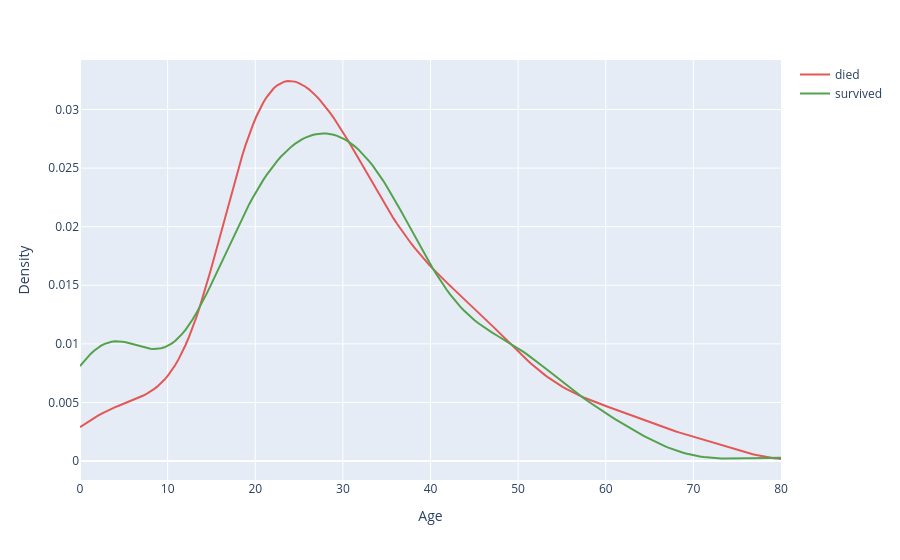

Notebook code cell kept with this figure:
### Markdown cell above
## 5. KDE plot (numerical + categorical)

### Code cell
# split the ages by outcome, dropping missing ages
died = titanic.loc[titanic["Survived"] == 0, "Age"].dropna()
survived = titanic.loc[titanic["Survived"] == 1, "Age"].dropna()

# one smooth density curve per group (the old sns.distplot(..., hist=False))
# gaussian_kde builds the curve; we read it at 200 ages from 0 to 80
ages = np.linspace(0, 80, 200)
curves = pd.DataFrame({"Age": ages,
                       "died": gaussian_kde(died)(ages),
                       "survived": gaussian_kde(survived)(ages)})
px.line(curves, x="Age", y=["died", "survived"], labels={"value": "Density", "variable": ""},
        color_discrete_map={"died": RED, "survived": GREEN})

### Figure 1 — Plotly figure (JSON) as saved in the notebook; plotly's stock layout.template omitted (floating-point values rounded to 4 significant figures; data arrays with more than 128 entries replaced by an {"elided": "..."} marker saying what was removed)
{"data": [{"hovertemplate": "=died<br>Age=%{x}<br>Density=%{y}<extra></extra>", "legendgroup": "died", "line": {"color": "#E45756", "dash": "solid"}, "marker": {"symbol": "circle"}, "mode": "lines", "name": "died", "orientation": "v", "showlegend": true, "type": "scatter", "x": {"elided": "200 float values"}, "xaxis": "x", "y": {"elided": "200 float values"}, "yaxis": "y"}, {"hovertemplate": "=survived<br>Age=%{x}<br>Density=%{y}<extra></extra>", "legendgroup": "survived", "line": {"color": "#54A24B", "dash": "solid"}, "marker": {"symbol": "circle"}, "mode": "lines", "name": "survived", "orientation": "v", "showlegend": true, "type": "scatter", "x": {"elided": "200 float values"}, "xaxis": "x", "y": {"elided": "200 float values"}, "yaxis": "y"}], "layout": {"legend": {"title": {"text": ""}, "tracegroupgap": 0}, "margin": {"t": 60}, "xaxis": {"anchor": "y", "domain": [0.0, 1.0], "title": {"text": "Age"}}, "yaxis": {"anchor": "x", "domain": [0.0, 1.0], "title": {"text": "Density"}}}}
